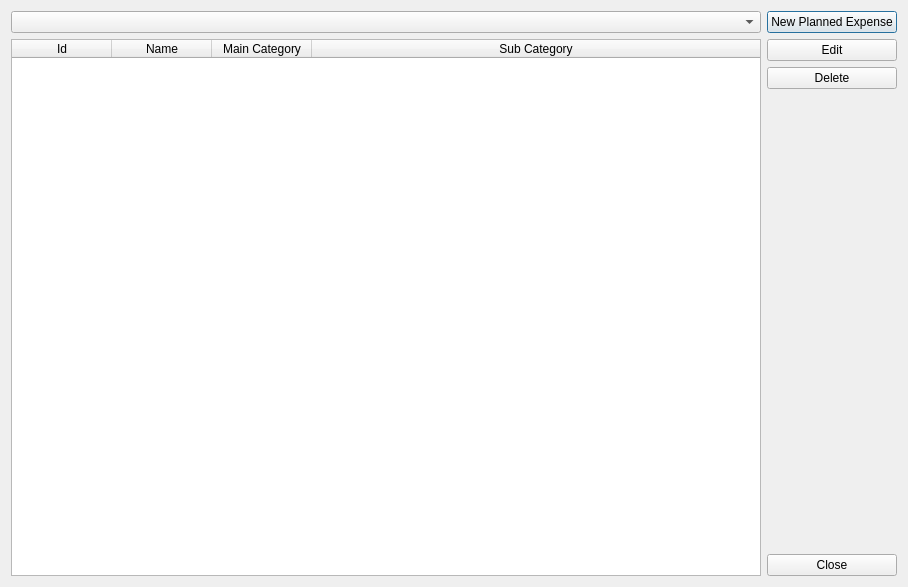
<?xml version="1.0" encoding="UTF-8"?>
<ui version="4.0">
 <class>dlg_planned_expenses</class>
 <widget class="QDialog" name="dlg_planned_expenses">
  <property name="geometry">
   <rect>
    <x>0</x>
    <y>0</y>
    <width>908</width>
    <height>587</height>
   </rect>
  </property>
  <property name="windowTitle">
   <string>Planned Expenses</string>
  </property>
  <layout class="QHBoxLayout" name="horizontalLayout">
   <item>
    <layout class="QVBoxLayout" name="verticalLayout">
     <item>
      <widget class="QComboBox" name="cmb_accounts"/>
     </item>
     <item>
      <widget class="QTableWidget" name="tbl_planned_expenses">
       <attribute name="horizontalHeaderStretchLastSection">
        <bool>true</bool>
       </attribute>
       <column>
        <property name="text">
         <string>Id</string>
        </property>
       </column>
       <column>
        <property name="text">
         <string>Name</string>
        </property>
       </column>
       <column>
        <property name="text">
         <string>Main Category</string>
        </property>
       </column>
       <column>
        <property name="text">
         <string>Sub Category</string>
        </property>
       </column>
      </widget>
     </item>
    </layout>
   </item>
   <item>
    <layout class="QVBoxLayout" name="verticalLayout_2">
     <item>
      <widget class="QPushButton" name="btn_new">
       <property name="text">
        <string>New Planned Expense</string>
       </property>
      </widget>
     </item>
     <item>
      <widget class="QPushButton" name="btn_edit">
       <property name="text">
        <string>Edit</string>
       </property>
      </widget>
     </item>
     <item>
      <widget class="QPushButton" name="btn_delete">
       <property name="text">
        <string>Delete</string>
       </property>
      </widget>
     </item>
     <item>
      <spacer name="verticalSpacer">
       <property name="orientation">
        <enum>Qt::Vertical</enum>
       </property>
       <property name="sizeHint" stdset="0">
        <size>
         <width>20</width>
         <height>40</height>
        </size>
       </property>
      </spacer>
     </item>
     <item>
      <widget class="QPushButton" name="btn_close">
       <property name="text">
        <string>Close</string>
       </property>
      </widget>
     </item>
    </layout>
   </item>
  </layout>
 </widget>
 <resources/>
 <connections/>
</ui>
